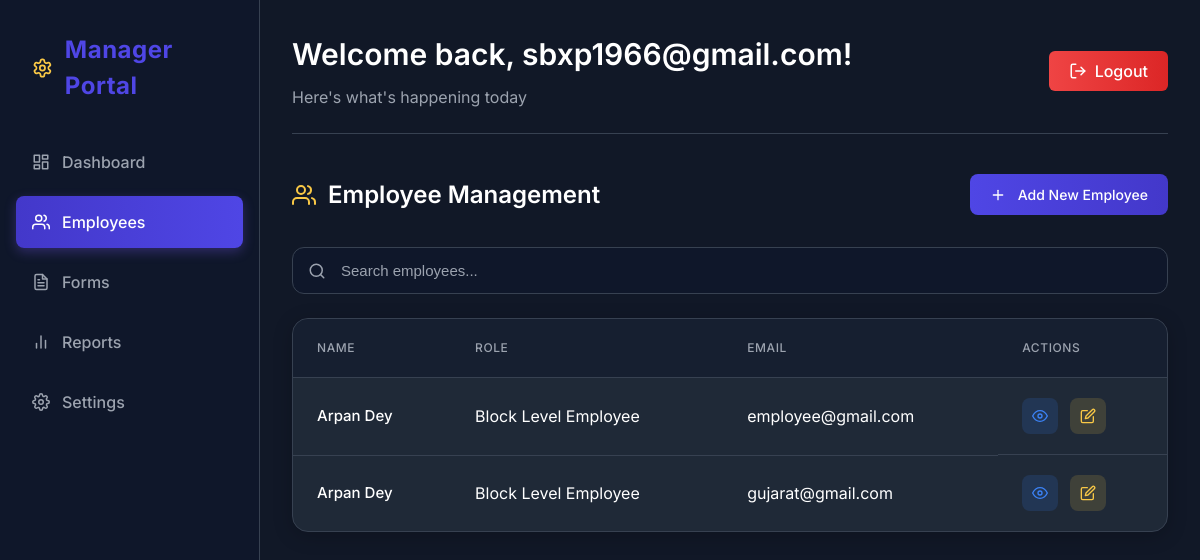
/manager/employees/ (signed in), run on an earlier commit of the app's database.
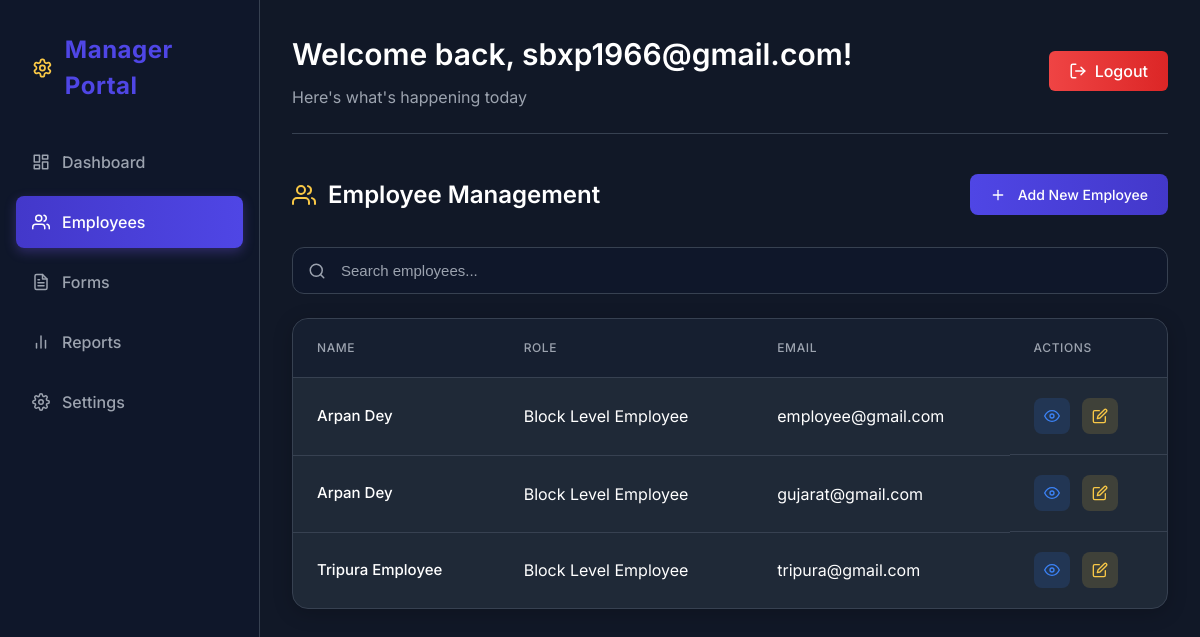
And on a later commit of the database.
### accounts/models.py (models this page shows, shortened)
class User(AbstractUser):
    ADMIN = 'admin'
    DISTRICT_EMPLOYEE = 'district_employee'
    BLOCK_EMPLOYEE = 'block_employee'
    ROLE_CHOICES = [
        (ADMIN, 'Admin'),
        (DISTRICT_EMPLOYEE, 'District Level Employee'),
        (BLOCK_EMPLOYEE, 'Block Level Employee'),
    ]
    username = None
    email = models.EmailField(_('email address'), unique=True)
    role = models.CharField(max_length=20, choices=ROLE_CHOICES, default=ADMIN)
    state = models.CharField(max_length=100, blank=True, null=True)
    district = models.CharField(max_length=100, blank=True, null=True)
    block = models.CharField(max_length=100, blank=True, null=True)
    id = models.AutoField(primary_key=True)
    phone_number = models.CharField(max_length=15, blank=True, null=True)
    USERNAME_FIELD = 'email'
    REQUIRED_FIELDS = []
    objects = CustomUserManager()

### managerdashboard/views.py (the view)
# urls.py: path('employees/', views.employee_list, name='employee_list'),
@login_required
@manager_required
def employee_list(request):
    employees = User.objects.filter(role__in=[User.DISTRICT_EMPLOYEE, User.BLOCK_EMPLOYEE])
    context = {
        'employees': employees,
        'user': request.user,
    }
    return render(request, 'managerdashboard/employee_list.html', context)

### templates/managerdashboard/employee_list.html (shortened to what this page needs)
{% extends 'managerdashboard/base.html' %}
{% load static %}
{% block dashboard_content %}
<div class="employee-list-container">
    <div class="page-header">
        <h2>
            Employee Management
        </h2>
        <a href="{% url 'managerdashboard:add_employee' %}" class="btn-add-employee">
            <svg xmlns="http://www.w3.org/2000/svg" width="16" height="16" viewBox="0 0 24 24" fill="none" stroke="currentColor" stroke-width="2" stroke-linecap="round" stroke-linejoin="round">
                <line x1="12" y1="5" x2="12" y2="19"></line>
                <line x1="5" y1="12" x2="19" y2="12"></line>
            </svg>
            Add New Employee
        </a>
    </div>
    <div class="employee-search">
        <svg class="search-icon" xmlns="http://www.w3.org/2000/svg" width="18" height="18" viewBox="0 0 24 24" fill="none" stroke="currentColor" stroke-width="2" stroke-linecap="round" stroke-linejoin="round">
            <circle cx="11" cy="11" r="8"></circle>
            <line x1="21" y1="21" x2="16.65" y2="16.65"></line>
        </svg>
        <input type="text" id="employeeSearch" placeholder="Search employees..." class="search-input">
    </div>
    {% if employees %}
        <div class="employee-table-container">
            <table class="employee-table">
                <thead>
                    <tr>
                        <th>Name</th>
                        <th>Role</th>
                        <th>Email</th>
                        <th>Actions</th>
                    </tr>
                </thead>
                <tbody>
                    {% for employee in employees %}
                    <tr class="employee-row">
                        <td>
                            <div class="employee-name">{{ employee.get_full_name }}</div>
                        </td>
                        <td>{{ employee.get_role_display }}</td>
                        <td>{{ employee.email }}</td>
                        <td class="actions">
                            <a href="#" class="btn-action btn-view" title="View Details">
                                <svg xmlns="http://www.w3.org/2000/svg" width="16" height="16" viewBox="0 0 24 24" fill="none" stroke="currentColor" stroke-width="2" stroke-linecap="round" stroke-linejoin="round">
                                    <path d="M1 12s4-8 11-8 11 8 11 8-4 8-11 8-11-8-11-8z"></path>
                                    <circle cx="12" cy="12" r="3"></circle>
                                </svg>
                            </a>
                            <a href="#" class="btn-action btn-edit" title="Edit">
                            </a>
                        </td>
                    </tr>
                    {% endfor %}
                </tbody>
            </table>
        </div>
    {% endif %}
</div>
{% endblock %}

What changed in the data, as far as the page shows it:
added User: get_full_name "Tripura Employee", role "Block Level Employee", email "tripura@gmail.com"
